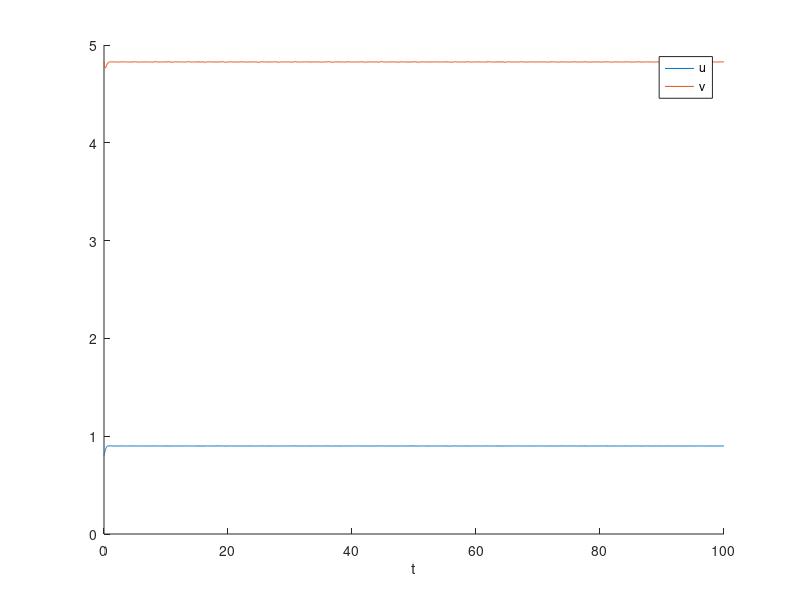

MATLAB code to generate this figure:
a=12;
b=0.3; %bif, 0.3 to 0.34
d=1;
sigma=50;
growthrate = 0.5; % bif, 0.05 to 0.75
Wmax = 1.5;

f = @(u,v,W) a-u-4*u.*v./(1+u.^2)-W;
g = @(u,v,W) sigma*b*(u-u.*v./(1+u.^2) + W);
u0 = (a-5*Wmax)/5;
v0 = (u0+Wmax)*(1+u0^2)/u0;

odefun = @(t,X) [f(X(1),X(2),Wmax); g(X(1),X(2),Wmax)];
tspan=[0 100];
init=[u0-0.1,v0];
[t,X]=ode45(odefun,tspan,init);

fig=figure;
hold on
plot(t,X(:,1));
plot(t,X(:,2));
xlabel('t');
legend('u','v');
hold off